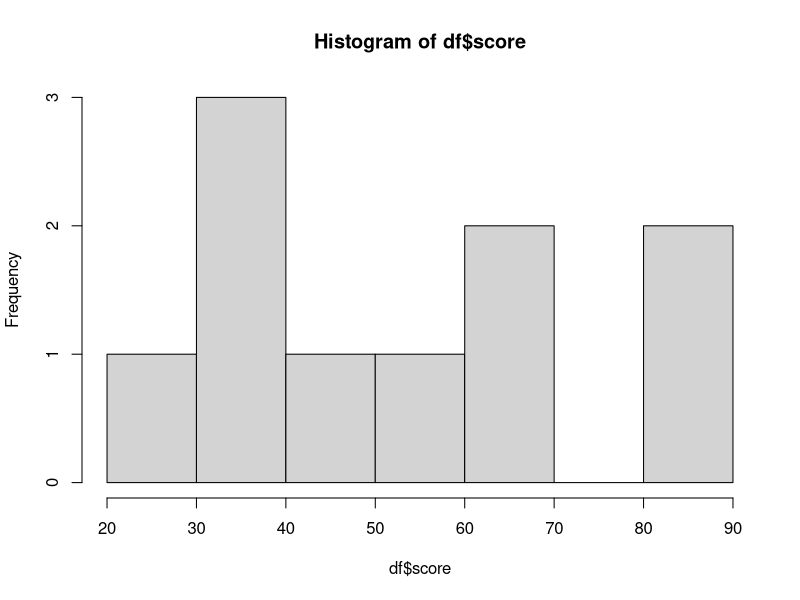

This figure's R source:
# Histogram of example_data in Git Workshop
# Stacey Weiss
# sweiss@pugetsound.edu
# 21 Nov 2017

df <- read.csv(file="data/example_data.csv")
pdf(file="output/example_histogram.pdf", useDingbats = FALSE)
hist(df$score)
dev.off()
